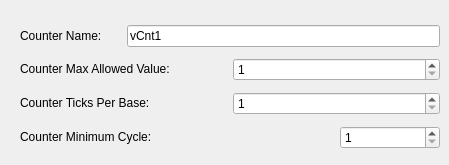
    <widget class="QWidget" name="tabCnt">
     <attribute name="title">
      <string>Counter</string>
     </attribute>
     <widget class="QWidget" name="layoutWidget_9">
      <property name="geometry">
       <rect>
        <x>20</x>
        <y>20</y>
        <width>420</width>
        <height>136</height>
       </rect>
      </property>
      <layout class="QGridLayout" name="gridLayout_4">
       <item row="0" column="0">
        <widget class="QLabel" name="label_15">
         <property name="text">
          <string>&lt;html&gt;&lt;head/&gt;&lt;body&gt;&lt;p&gt;Counter Name:&lt;/p&gt;&lt;/body&gt;&lt;/html&gt;</string>
         </property>
        </widget>
       </item>
       <item row="0" column="1" colspan="3">
        <widget class="QLineEdit" name="leCntName">
         <property name="minimumSize">
          <size>
           <width>231</width>
           <height>0</height>
          </size>
         </property>
         <property name="text">
          <string>vCnt1</string>
         </property>
        </widget>
       </item>
       <item row="1" column="0" colspan="2">
        <widget class="QLabel" name="label_16">
         <property name="text">
          <string>&lt;html&gt;&lt;head/&gt;&lt;body&gt;&lt;p&gt;Counter Max Allowed Value:&lt;/p&gt;&lt;/body&gt;&lt;/html&gt;</string>
         </property>
        </widget>
       </item>
       <item row="1" column="2" colspan="2">
        <widget class="QSpinBox" name="spbxCntMaxAllowedValue">
         <property name="minimumSize">
          <size>
           <width>91</width>
           <height>0</height>
          </size>
         </property>
         <property name="toolTip">
          <string/>
         </property>
         <property name="minimum">
          <number>1</number>
         </property>
         <property name="maximum">
          <number>65535</number>
         </property>
        </widget>
       </item>
       <item row="2" column="0" colspan="2">
        <widget class="QLabel" name="label_17">
         <property name="text">
          <string>&lt;html&gt;&lt;head/&gt;&lt;body&gt;&lt;p&gt;Counter Ticks Per Base:&lt;/p&gt;&lt;/body&gt;&lt;/html&gt;</string>
         </property>
        </widget>
       </item>
       <item row="2" column="2" colspan="2">
        <widget class="QSpinBox" name="spbxCntTickBase">
         <property name="minimumSize">
          <size>
           <width>91</width>
           <height>0</height>
          </size>
         </property>
         <property name="toolTip">
          <string/>
         </property>
         <property name="minimum">
          <number>1</number>
         </property>
         <property name="maximum">
          <number>65535</number>
         </property>
        </widget>
       </item>
       <item row="3" column="0" colspan="3">
        <widget class="QLabel" name="label_18">
         <property name="text">
          <string>&lt;html&gt;&lt;head/&gt;&lt;body&gt;&lt;p&gt;Counter Minimum Cycle:&lt;/p&gt;&lt;/body&gt;&lt;/html&gt;</string>
         </property>
        </widget>
       </item>
       <item row="3" column="3">
        <widget class="QSpinBox" name="spbxCntMinCycle">
         <property name="minimumSize">
          <size>
           <width>91</width>
           <height>0</height>
          </size>
         </property>
         <property name="toolTip">
          <string/>
         </property>
         <property name="minimum">
          <number>1</number>
         </property>
         <property name="maximum">
          <number>65535</number>
         </property>
        </widget>
       </item>
      </layout>
     </widget>
    </widget>
